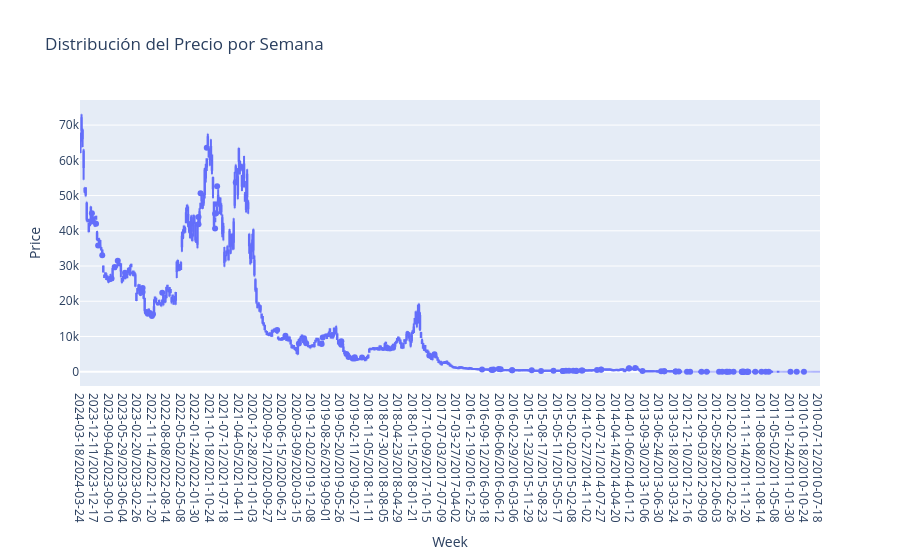
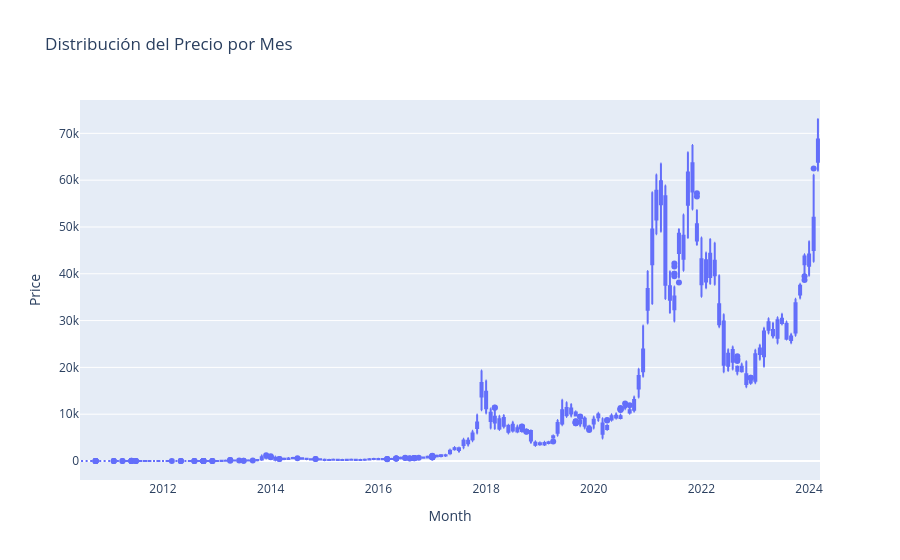

Notebook code cell kept with these figures, in order:
### Markdown cell above
Al analizar las series de tiempo del precio de Bitcoin agregadas en diferentes frecuencias (semanal, mensual y anual), se observan las siguientes características:

Agregación semanal: La serie mantiene una forma y tendencia similares a la observada en los datos diarios, reflejando las fluctuaciones detalladas del precio de Bitcoin.

Agregación mensual: La serie presenta una suavización de las fluctuaciones, lo que facilita la identificación de tendencias generales y patrones más amplios en el comportamiento del precio.

Agregación anual: La serie muestra una tendencia más estable, con menos fluctuaciones visibles. Se destaca una fase inicial con valores cercanos a cero en los primeros años, seguida de un incremento notable en la segunda mitad del período analizado.

### Code cell
# Conviersión de todas las columnas de tipo Period a str antes de graficar:

df['Year'] = df.index.to_period('Y').astype(str)
df['Month'] = df.index.to_period('M').astype(str)  # Convertir 'Month' a string
df['Week'] = df.index.to_period('W').astype(str)   # Convertir 'Week' a string

# Gráficos de subseries por semana, mes y año.
fig_weekly = px.box(df, x='Week', y='Price', title='Distribución del Precio por Semana')
fig_weekly.show()

fig_monthly = px.box(df, x='Month', y='Price', title='Distribución del Precio por Mes')
fig_monthly.show()

fig_yearly = px.box(df, x='Year', y='Price', title='Distribución del Precio por Año')
fig_yearly.show()

### Figure 1 — Plotly figure (JSON) as saved in the notebook; plotly's stock layout.template omitted (floating-point values rounded to 4 significant figures; data arrays with more than 128 entries replaced by an {"elided": "..."} marker saying what was removed)
{"data": [{"alignmentgroup": "True", "hovertemplate": "Week=%{x}<br>Price=%{y}<extra></extra>", "legendgroup": "", "marker": {"color": "#636efa"}, "name": "", "notched": false, "offsetgroup": "", "orientation": "v", "showlegend": false, "type": "box", "x": {"elided": "4999 str values"}, "x0": " ", "xaxis": "x", "y": {"elided": "4999 float values"}, "y0": " ", "yaxis": "y"}], "layout": {"boxmode": "group", "legend": {"tracegroupgap": 0}, "title": {"text": "Distribución del Precio por Semana"}, "xaxis": {"anchor": "y", "domain": [0, 1], "title": {"text": "Week"}}, "yaxis": {"anchor": "x", "domain": [0, 1], "title": {"text": "Price"}}}}

### Figure 2 — Plotly figure (JSON) as saved in the notebook; plotly's stock layout.template omitted (floating-point values rounded to 4 significant figures; data arrays with more than 128 entries replaced by an {"elided": "..."} marker saying what was removed)
{"data": [{"alignmentgroup": "True", "hovertemplate": "Month=%{x}<br>Price=%{y}<extra></extra>", "legendgroup": "", "marker": {"color": "#636efa"}, "name": "", "notched": false, "offsetgroup": "", "orientation": "v", "showlegend": false, "type": "box", "x": {"elided": "4999 str values"}, "x0": " ", "xaxis": "x", "y": {"elided": "4999 float values"}, "y0": " ", "yaxis": "y"}], "layout": {"boxmode": "group", "legend": {"tracegroupgap": 0}, "title": {"text": "Distribución del Precio por Mes"}, "xaxis": {"anchor": "y", "domain": [0, 1], "title": {"text": "Month"}}, "yaxis": {"anchor": "x", "domain": [0, 1], "title": {"text": "Price"}}}}
